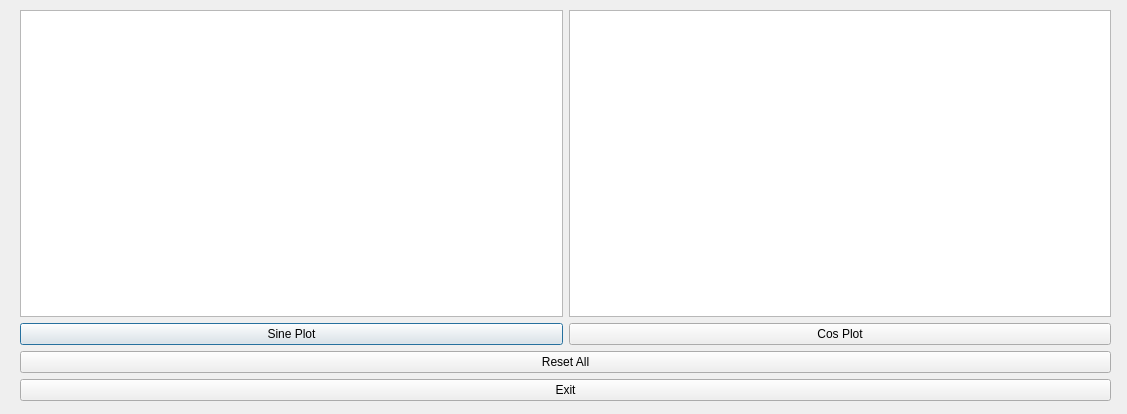
<?xml version="1.0" encoding="UTF-8"?>
<ui version="4.0">
 <class>Dialog</class>
 <widget class="QDialog" name="Dialog">
  <property name="geometry">
   <rect>
    <x>0</x>
    <y>0</y>
    <width>1127</width>
    <height>414</height>
   </rect>
  </property>
  <property name="windowTitle">
   <string>Dialog</string>
  </property>
  <widget class="QWidget" name="">
   <property name="geometry">
    <rect>
     <x>20</x>
     <y>10</y>
     <width>1091</width>
     <height>391</height>
    </rect>
   </property>
   <layout class="QVBoxLayout" name="verticalLayout">
    <item>
     <layout class="QHBoxLayout" name="horizontalLayout">
      <item>
       <widget class="PlotWidget" name="sine_plot">
        <property name="backgroundBrush">
         <brush brushstyle="NoBrush">
          <color alpha="255">
           <red>255</red>
           <green>255</green>
           <blue>255</blue>
          </color>
         </brush>
        </property>
       </widget>
      </item>
      <item>
       <widget class="PlotWidget" name="cos_plot">
        <property name="backgroundBrush">
         <brush brushstyle="NoBrush">
          <color alpha="255">
           <red>255</red>
           <green>255</green>
           <blue>255</blue>
          </color>
         </brush>
        </property>
       </widget>
      </item>
     </layout>
    </item>
    <item>
     <layout class="QHBoxLayout" name="horizontalLayout_2">
      <item>
       <widget class="QPushButton" name="sine">
        <property name="text">
         <string>Sine Plot</string>
        </property>
       </widget>
      </item>
      <item>
       <widget class="QPushButton" name="cos">
        <property name="text">
         <string>Cos Plot</string>
        </property>
       </widget>
      </item>
     </layout>
    </item>
    <item>
     <widget class="QPushButton" name="reset">
      <property name="text">
       <string>Reset All</string>
      </property>
     </widget>
    </item>
    <item>
     <widget class="QPushButton" name="exit">
      <property name="text">
       <string>Exit</string>
      </property>
     </widget>
    </item>
   </layout>
  </widget>
 </widget>
 <customwidgets>
  <customwidget>
   <class>PlotWidget</class>
   <extends>QGraphicsView</extends>
   <header>pyqtgraph</header>
  </customwidget>
 </customwidgets>
 <resources/>
 <connections/>
</ui>
